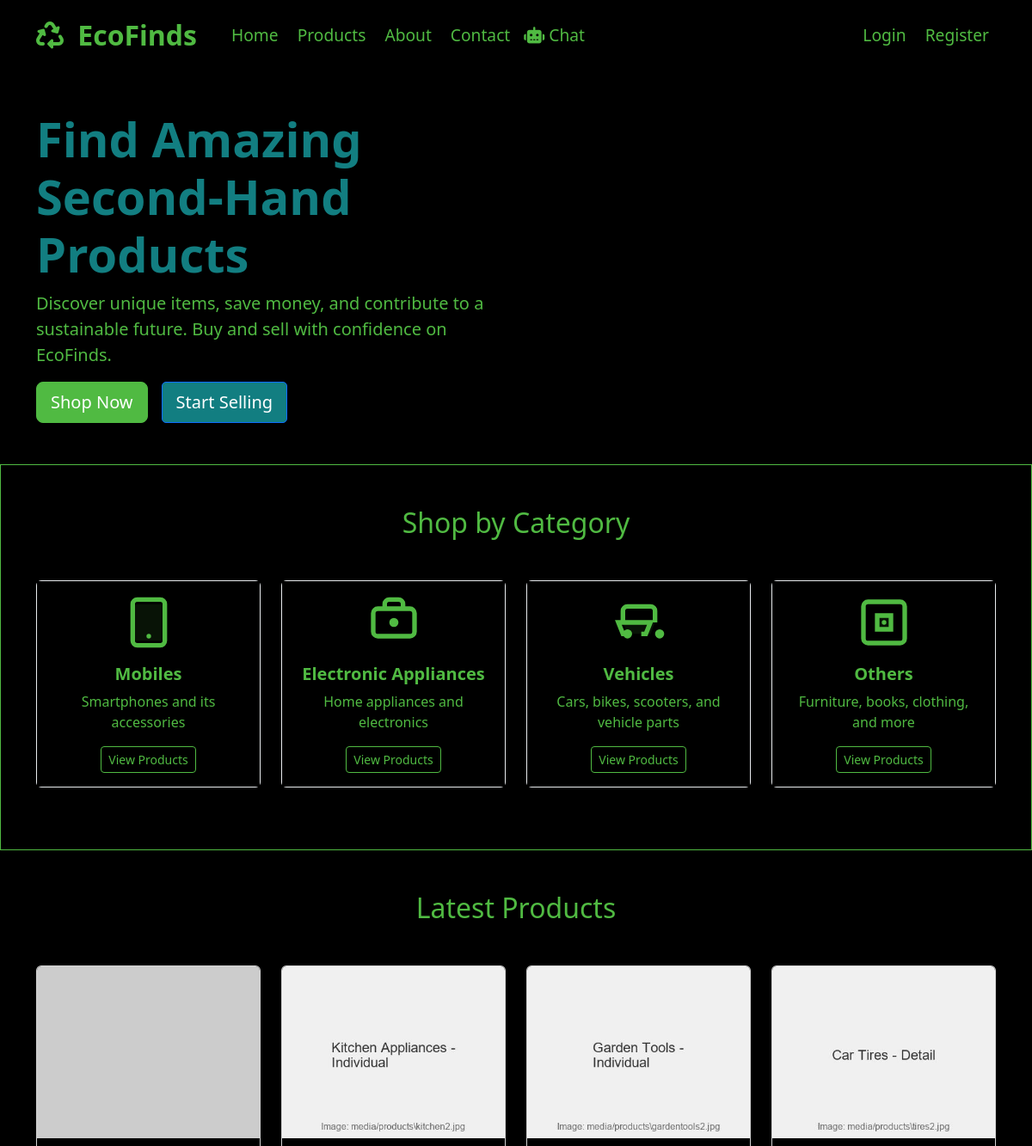
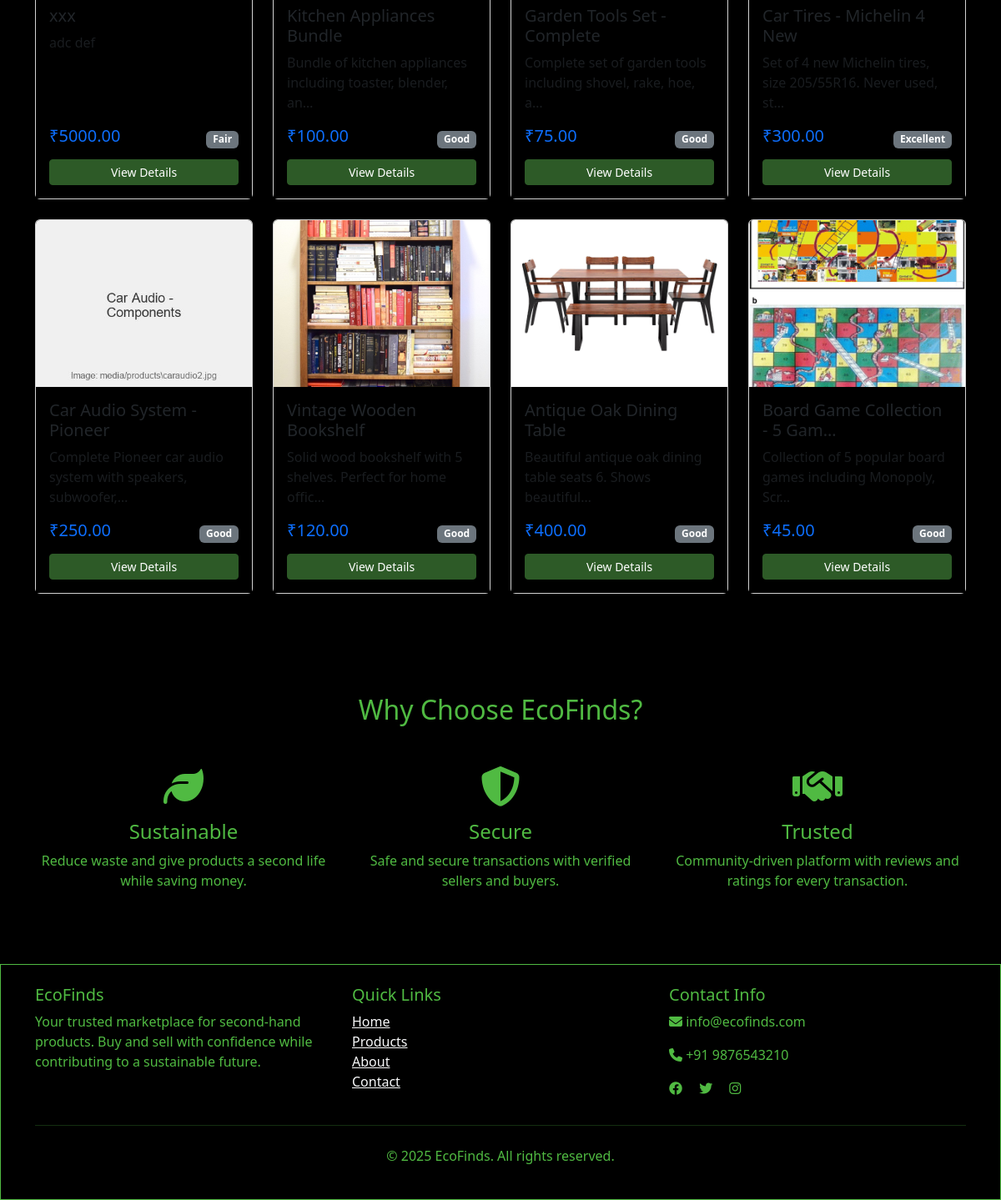
The page / on the database its author committed (2 pictures, top to bottom).
### products/models.py (models this page shows, shortened)
class Product(models.Model):
    CONDITION_CHOICES = [
        ('excellent', 'Excellent'),
        ('good', 'Good'),
        ('fair', 'Fair'),
        ('poor', 'Poor'),
    ]
    STATUS_CHOICES = [
        ('available', 'Available'),
        ('sold', 'Sold'),
        ('pending', 'Pending'),
        ('draft', 'Draft'),
    ]
    title = models.CharField(max_length=200)
    slug = models.SlugField(max_length=200, unique=True)
    description = models.TextField()
    category = models.ForeignKey(Category, on_delete=models.CASCADE, related_name='products')
    seller = models.ForeignKey(User, on_delete=models.CASCADE, related_name='products')
    price = models.DecimalField(max_digits=10, decimal_places=2, validators=[MinValueValidator(0.01)])
    original_price = models.DecimalField(max_digits=10, decimal_places=2, blank=True, null=True)
    condition = models.CharField(max_length=20, choices=CONDITION_CHOICES)
    brand = models.CharField(max_length=100, blank=True)
    model = models.CharField(max_length=100, blank=True)
    year_purchased = models.IntegerField(blank=True, null=True)
    status = models.CharField(max_length=20, choices=STATUS_CHOICES, default='available')
    is_featured = models.BooleanField(default=False)
    city = models.CharField(max_length=100)
    state = models.CharField(max_length=100)
    country = models.CharField(max_length=100, default='India')
    created_at = models.DateTimeField(auto_now_add=True)
    updated_at = models.DateTimeField(auto_now=True)
    published_at = models.DateTimeField(blank=True, null=True)
    class Meta:
        ordering = ['-created_at']

class ProductImage(models.Model):
    product = models.ForeignKey(Product, on_delete=models.CASCADE, related_name='images')
    image = models.ImageField(upload_to='products/')
    alt_text = models.CharField(max_length=200, blank=True)
    is_primary = models.BooleanField(default=False)
    created_at = models.DateTimeField(auto_now_add=True)
    class Meta:
        ordering = ['is_primary', 'created_at']

### main/views.py (the view)
# urls.py: 2. Add a URL to urlpatterns:  path('', views.home, name='home')
def home(request):
    featured_products = Product.objects.filter(
        is_featured=True,
        status='available'
    )[:8]
    latest_products = Product.objects.filter(
        status='available'
    ).order_by('-created_at')[:8]
    categories = Category.objects.all()[:6]
    context = {
        'featured_products': featured_products,
        'latest_products': latest_products,
        'categories': categories,
    }
    return render(request, 'main/home.html', context)

### templates/main/home.html (shortened to what this page needs)
{% extends 'base.html' %}
{% block content %}
<section class="hero py-5">
    <div class="container">
        <div class="row align-items-center">
            <div class="col-lg-6">
                <h1 class="display-4 fw-bold" style="color:#127e81;" >Find Amazing Second-Hand Products</h1>
                <p class="lead">Discover unique items, save money, and contribute to a sustainable future. Buy and sell with confidence on EcoFinds.</p>
                <div class="d-flex gap-3">
                    <a href="{% url 'products:product_list' %}" class="btn btn-primary btn-lg" style="background-color: #50ba42; border-color: #50ba42;">Shop Now</a>
                    {% if user.is_authenticated %}
                        <a href="{% url 'products:create_product' %}" class="btn btn-outline-primary btn-lg sellbtn">Start Selling</a>
                    {% else %}
                        <a href="{% url 'custom_auth:register' %}" class="btn btn-outline-primary btn-lg sellbtn">Start Selling</a>
                    {% endif %}
                </div>
            </div>
        </div>
    </div>
</section>
<section class="py-5" style="border: 1px solid #50ba42;">
    <div class="container">
        <h2 class="text-center mb-5">Shop by Category</h2>
        <div class="row">
            <div class="col-md-6 col-lg-3 mb-4">
                <div class="card text-center h-100 category-card">
                    <div class="card-body">
                        <div class="category-icon mb-3">
                            <svg width="64" height="64" viewBox="0 0 24 24" fill="none" xmlns="http://www.w3.org/2000/svg">
                                <rect x="5" y="2" width="14" height="20" rx="2" stroke="#50ba42" stroke-width="2"/>
                                <rect x="6" y="4" width="12" height="16" rx="1" fill="#50ba42" fill-opacity="0.1"/>
                                <circle cx="12" cy="18" r="1" fill="#50ba42"/>
                            </svg>
                        </div>
                        <h5 class="card-title">Mobiles</h5>
                        <p class="card-text">Smartphones and its accessories</p>
                        <a href="{% url 'products:product_list' %}?category=mobiles" class="btn btn-outline-primary btn-sm">View Products</a>
                    </div>
                </div>
            </div>
            <div class="col-md-6 col-lg-3 mb-4">
                <div class="card text-center h-100 category-card">
                    <div class="card-body">
                        <div class="category-icon mb-3">
                            <svg width="64" height="64" viewBox="0 0 24 24" fill="none" xmlns="http://www.w3.org/2000/svg">
                                <rect x="3" y="6" width="18" height="12" rx="2" stroke="#50ba42" stroke-width="2"/>
                                <path d="M8 6V4a2 2 0 0 1 2-2h4a2 2 0 0 1 2 2v2" stroke="#50ba42" stroke-width="2"/>
                                <circle cx="12" cy="12" r="2" fill="#50ba42"/>
                            </svg>
                        </div>
                        <h5 class="card-title">Electronic Appliances</h5>
                        <p class="card-text">Home appliances and electronics</p>
                        <a href="{% url 'products:product_list' %}?category=electronics" class="btn btn-outline-primary btn-sm">View Products</a>
                    </div>
                </div>
            </div>
            <div class="col-md-6 col-lg-3 mb-4">
                <div class="card text-center h-100 category-card">
                    <div class="card-body">
                        <div class="category-icon mb-3">
                        </div>
                        <h5 class="card-title">Vehicles</h5>
                        <p class="card-text">Cars, bikes, scooters, and vehicle parts</p>
                        <a href="{% url 'products:product_list' %}?category=vehicles" class="btn btn-outline-primary btn-sm">View Products</a>
                    </div>
                </div>
            </div>
            <div class="col-md-6 col-lg-3 mb-4">
                <div class="card text-center h-100 category-card">
                    <div class="card-body">
                        <div class="category-icon mb-3">
                        </div>
                        <h5 class="card-title">Others</h5>
                        <p class="card-text">Furniture, books, clothing, and more</p>
                        <a href="{% url 'products:product_list' %}?category=others" class="btn btn-outline-primary btn-sm">View Products</a>
                    </div>
                </div>
            </div>
        </div>
    </div>
</section>
{% if latest_products %}
<section class="py-5">
    <div class="container">
        <h2 class="text-center mb-5">Latest Products</h2>
        <div class="row">
            {% for product in latest_products %}
            <div class="col-md-6 col-lg-3 mb-4">
                <div class="card h-100">
                    {% if product.images.first %}
                        <img src="{{ product.images.first.image.url }}" class="card-img-top" alt="{{ product.title }}" style="height: 200px; object-fit: cover;">
                    {% else %}
                        <img src="https://via.placeholder.com/300x200/2d5a27/ffffff?text=No+Image" class="card-img-top" alt="{{ product.title }}" style="height: 200px; object-fit: cover;">
                    {% endif %}
                    <div class="card-body d-flex flex-column">
                        <h5 class="card-title">{{ product.title|truncatechars:30 }}</h5>
                        <p class="card-text text-muted">{{ product.description|truncatechars:60 }}</p>
                        <div class="mt-auto">
                            <div class="d-flex justify-content-between align-items-center">
                                <span class="h5 text-primary">₹{{ product.price }}</span>
                                <span class="badge bg-secondary">{{ product.condition|title }}</span>
                            </div>
                            <div class="mt-2">
                                <a href="{% url 'products:product_detail' product.slug %}" class="btn btn-primary btn-sm w-100">View Details</a>
                            </div>
                        </div>
                    </div>
                </div>
            </div>
            {% endfor %}
        </div>
    </div>
</section>
{% endif %}
<section class="py-5">
    <div class="container">
        <h2 class="text-center mb-5"style="font-family: 'Segoe UI', Tahoma, Geneva, Verdana, sans-serif;">Why Choose EcoFinds?</h2>
        <div class="row">
            <div class="col-md-4 text-center mb-4">
                <i class="fas fa-leaf fa-3x mb-3" style="color: #50ba42 !important;"></i>
                <h4>Sustainable</h4>
                <p>Reduce waste and give products a second life while saving money.</p>
            </div>
            <div class="col-md-4 text-center mb-4">
                <i class="fas fa-shield-alt fa-3x mb-3" style="color: #50ba42 !important;"></i>
                <h4>Secure</h4>
                <p>Safe and secure transactions with verified sellers and buyers.</p>
            </div>
            <div class="col-md-4 text-center mb-4">
                <i class="fas fa-handshake fa-3x mb-3" style="color: #50ba42 !important;"></i>
                <h4>Trusted</h4>
                <p>Community-driven platform with reviews and ratings for every transaction.</p>
            </div>
        </div>
    </div>
</section>
{% endblock %}

### templates/base.html (style rules this page uses)
* { background-color: black; color:#50ba42; }
.sellbtn { background-color: #127e81; color: white; border-radius: 5px; }
.btn-primary { background-color: #2d5a27; border-color: #2d5a27; }
.card { transition: transform 0.2s; }

### templates/main/home.html (style rules this page uses)
.category-card { transition: transform 0.3s ease, box-shadow 0.3s ease; border: 1px solid #e9ecef; }
.category-icon { display: flex; justify-content: center; align-items: center; color: #50ba42; }
.category-card .card-title { color: #50ba42; font-weight: 600; margin-bottom: 0.5rem; }
.category-card .btn-outline-primary { border-color: #50ba42; color: #50ba42; }

### rows shown on the page
Product: title "xxx", description "adc def", price "5000.00", condition "Fair"
Product: images.first.image (picture), title "Kitchen Appliances Bundle", description "Bundle of kitchen appliances including toaster, blender, an…", price "100.00", condition "Good"
Product: images.first.image (picture), title "Garden Tools Set - Complete", description "Complete set of garden tools including shovel, rake, hoe, a…", price "75.00", condition "Good"
Product: images.first.image (picture), title "Car Tires - Michelin 4 New", description "Set of 4 new Michelin tires, size 205/55R16. Never used, st…", price "300.00", condition "Excellent"
Product: images.first.image (picture), title "Car Audio System - Pioneer", description "Complete Pioneer car audio system with speakers, subwoofer,…", price "250.00", condition "Good"
Product: images.first.image (picture), title "Vintage Wooden Bookshelf", description "Solid wood bookshelf with 5 shelves. Perfect for home offic…", price "120.00", condition "Good"
Product: images.first.image (picture), title "Antique Oak Dining Table", description "Beautiful antique oak dining table seats 6. Shows beautiful…", price "400.00", condition "Good"
Product: images.first.image (picture), title "Board Game Collection - 5 Gam…", description "Collection of 5 popular board games including Monopoly, Scr…", price "45.00", condition "Good"
